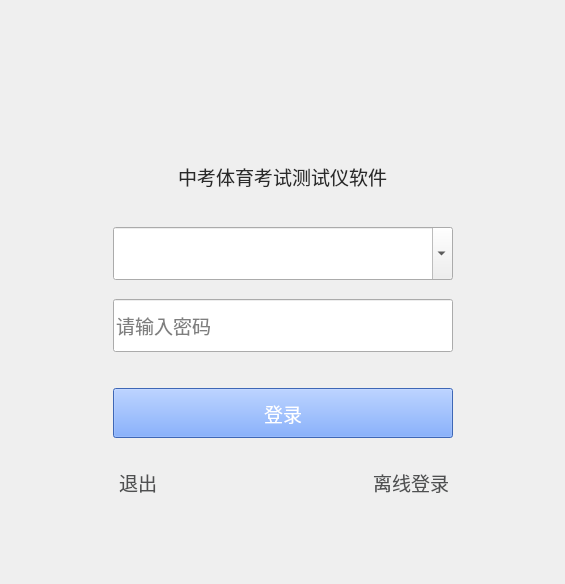
<?xml version="1.0" encoding="UTF-8"?>
<ui version="4.0">
 <class>FormLogin</class>
 <widget class="QWidget" name="FormLogin">
  <property name="geometry">
   <rect>
    <x>0</x>
    <y>0</y>
    <width>565</width>
    <height>584</height>
   </rect>
  </property>
  <property name="windowTitle">
   <string>Form</string>
  </property>
  <layout class="QVBoxLayout" name="verticalLayout_2">
   <item>
    <spacer name="verticalSpacer_5">
     <property name="orientation">
      <enum>Qt::Vertical</enum>
     </property>
     <property name="sizeType">
      <enum>QSizePolicy::Expanding</enum>
     </property>
     <property name="sizeHint" stdset="0">
      <size>
       <width>20</width>
       <height>38</height>
      </size>
     </property>
    </spacer>
   </item>
   <item>
    <layout class="QHBoxLayout" name="horizontalLayout_6">
     <item>
      <spacer name="horizontalSpacer_4">
       <property name="orientation">
        <enum>Qt::Horizontal</enum>
       </property>
       <property name="sizeHint" stdset="0">
        <size>
         <width>40</width>
         <height>20</height>
        </size>
       </property>
      </spacer>
     </item>
     <item>
      <widget class="QLabel" name="lbLoginIcon">
       <property name="minimumSize">
        <size>
         <width>76</width>
         <height>76</height>
        </size>
       </property>
       <property name="styleSheet">
        <string notr="true">border-image: url(:/resource/images/mainform/loginIcon.png);</string>
       </property>
       <property name="text">
        <string/>
       </property>
      </widget>
     </item>
     <item>
      <spacer name="horizontalSpacer_6">
       <property name="orientation">
        <enum>Qt::Horizontal</enum>
       </property>
       <property name="sizeHint" stdset="0">
        <size>
         <width>40</width>
         <height>20</height>
        </size>
       </property>
      </spacer>
     </item>
    </layout>
   </item>
   <item>
    <spacer name="verticalSpacer_6">
     <property name="orientation">
      <enum>Qt::Vertical</enum>
     </property>
     <property name="sizeType">
      <enum>QSizePolicy::Maximum</enum>
     </property>
     <property name="sizeHint" stdset="0">
      <size>
       <width>20</width>
       <height>20</height>
      </size>
     </property>
    </spacer>
   </item>
   <item>
    <layout class="QHBoxLayout" name="horizontalLayout_5">
     <item>
      <spacer name="horizontalSpacer_10">
       <property name="orientation">
        <enum>Qt::Horizontal</enum>
       </property>
       <property name="sizeHint" stdset="0">
        <size>
         <width>40</width>
         <height>20</height>
        </size>
       </property>
      </spacer>
     </item>
     <item>
      <widget class="QLabel" name="label">
       <property name="font">
        <font>
         <family>Microsoft YaHei</family>
         <pointsize>14</pointsize>
        </font>
       </property>
       <property name="styleSheet">
        <string notr="true">color: rgb(42, 42, 42);</string>
       </property>
       <property name="text">
        <string>中考体育考试测试仪软件</string>
       </property>
      </widget>
     </item>
     <item>
      <spacer name="horizontalSpacer_11">
       <property name="orientation">
        <enum>Qt::Horizontal</enum>
       </property>
       <property name="sizeHint" stdset="0">
        <size>
         <width>40</width>
         <height>20</height>
        </size>
       </property>
      </spacer>
     </item>
    </layout>
   </item>
   <item>
    <spacer name="verticalSpacer">
     <property name="orientation">
      <enum>Qt::Vertical</enum>
     </property>
     <property name="sizeType">
      <enum>QSizePolicy::Maximum</enum>
     </property>
     <property name="sizeHint" stdset="0">
      <size>
       <width>20</width>
       <height>30</height>
      </size>
     </property>
    </spacer>
   </item>
   <item>
    <layout class="QHBoxLayout" name="horizontalLayout_2">
     <item>
      <spacer name="horizontalSpacer">
       <property name="orientation">
        <enum>Qt::Horizontal</enum>
       </property>
       <property name="sizeHint" stdset="0">
        <size>
         <width>40</width>
         <height>20</height>
        </size>
       </property>
      </spacer>
     </item>
     <item>
      <layout class="QVBoxLayout" name="verticalLayout">
       <item>
        <widget class="QComboBox" name="cmbUserId">
         <property name="minimumSize">
          <size>
           <width>340</width>
           <height>53</height>
          </size>
         </property>
         <property name="font">
          <font>
           <family>Microsoft YaHei</family>
           <pointsize>14</pointsize>
          </font>
         </property>
         <property name="editable">
          <bool>true</bool>
         </property>
        </widget>
       </item>
       <item>
        <spacer name="verticalSpacer_7">
         <property name="orientation">
          <enum>Qt::Vertical</enum>
         </property>
         <property name="sizeType">
          <enum>QSizePolicy::Maximum</enum>
         </property>
         <property name="sizeHint" stdset="0">
          <size>
           <width>337</width>
           <height>13</height>
          </size>
         </property>
        </spacer>
       </item>
       <item>
        <widget class="QLineEdit" name="leUserCode">
         <property name="minimumSize">
          <size>
           <width>340</width>
           <height>53</height>
          </size>
         </property>
         <property name="font">
          <font>
           <family>Microsoft YaHei</family>
           <pointsize>14</pointsize>
          </font>
         </property>
         <property name="echoMode">
          <enum>QLineEdit::Password</enum>
         </property>
         <property name="placeholderText">
          <string>请输入密码</string>
         </property>
        </widget>
       </item>
       <item>
        <spacer name="verticalSpacer_2">
         <property name="orientation">
          <enum>Qt::Vertical</enum>
         </property>
         <property name="sizeType">
          <enum>QSizePolicy::Maximum</enum>
         </property>
         <property name="sizeHint" stdset="0">
          <size>
           <width>297</width>
           <height>30</height>
          </size>
         </property>
        </spacer>
       </item>
       <item>
        <widget class="QPushButton" name="pbLoginOnline">
         <property name="minimumSize">
          <size>
           <width>340</width>
           <height>50</height>
          </size>
         </property>
         <property name="font">
          <font>
           <family>Microsoft YaHei</family>
           <pointsize>14</pointsize>
          </font>
         </property>
         <property name="styleSheet">
          <string notr="true">color: rgb(255, 255, 255);
background-color: rgb(87, 144, 255);</string>
         </property>
         <property name="text">
          <string>登录</string>
         </property>
         <property name="flat">
          <bool>false</bool>
         </property>
        </widget>
       </item>
       <item>
        <spacer name="verticalSpacer_4">
         <property name="orientation">
          <enum>Qt::Vertical</enum>
         </property>
         <property name="sizeHint" stdset="0">
          <size>
           <width>20</width>
           <height>20</height>
          </size>
         </property>
        </spacer>
       </item>
       <item>
        <layout class="QHBoxLayout" name="horizontalLayout_4">
         <item>
          <widget class="QPushButton" name="pbExit">
           <property name="minimumSize">
            <size>
             <width>35</width>
             <height>17</height>
            </size>
           </property>
           <property name="font">
            <font>
             <family>Microsoft YaHei</family>
             <pointsize>14</pointsize>
            </font>
           </property>
           <property name="layoutDirection">
            <enum>Qt::LeftToRight</enum>
           </property>
           <property name="styleSheet">
            <string notr="true">color: rgb(79, 80, 81);</string>
           </property>
           <property name="text">
            <string>退出      </string>
           </property>
           <property name="flat">
            <bool>true</bool>
           </property>
          </widget>
         </item>
         <item>
          <spacer name="horizontalSpacer_8">
           <property name="orientation">
            <enum>Qt::Horizontal</enum>
           </property>
           <property name="sizeHint" stdset="0">
            <size>
             <width>40</width>
             <height>20</height>
            </size>
           </property>
          </spacer>
         </item>
         <item>
          <widget class="QPushButton" name="pbLoginOffline">
           <property name="font">
            <font>
             <family>Microsoft YaHei</family>
             <pointsize>14</pointsize>
            </font>
           </property>
           <property name="styleSheet">
            <string notr="true">color: rgb(79, 80, 81);</string>
           </property>
           <property name="text">
            <string>离线登录</string>
           </property>
           <property name="flat">
            <bool>true</bool>
           </property>
          </widget>
         </item>
        </layout>
       </item>
       <item>
        <widget class="QGroupBox" name="groupBox">
         <property name="styleSheet">
          <string notr="true">border:none;</string>
         </property>
         <property name="title">
          <string/>
         </property>
         <layout class="QHBoxLayout" name="horizontalLayout"/>
        </widget>
       </item>
      </layout>
     </item>
     <item>
      <spacer name="horizontalSpacer_2">
       <property name="orientation">
        <enum>Qt::Horizontal</enum>
       </property>
       <property name="sizeHint" stdset="0">
        <size>
         <width>40</width>
         <height>20</height>
        </size>
       </property>
      </spacer>
     </item>
    </layout>
   </item>
   <item>
    <spacer name="verticalSpacer_3">
     <property name="orientation">
      <enum>Qt::Vertical</enum>
     </property>
     <property name="sizeHint" stdset="0">
      <size>
       <width>20</width>
       <height>39</height>
      </size>
     </property>
    </spacer>
   </item>
  </layout>
 </widget>
 <resources/>
 <connections/>
</ui>
